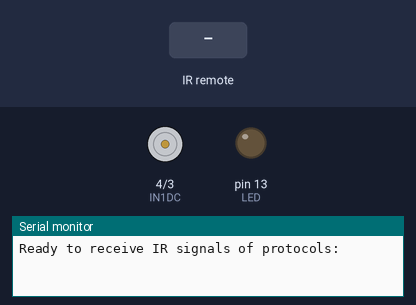
Simulated run of this sketch. Board: Arduino Uno, built with avr-gcc and run on an emulated ATmega328P. Parts: motor-driver pin pairs drawn as motors (green arrow = first pin HIGH = forward, orange = second pin HIGH = backward, longer = more drive, scaled by the enable pin), output pins drawn as LEDs (lit = HIGH), the last lines printed to the serial monitor. The test bench sets the inputs (shaded band).

Above: at 1.2 s.
1.3 s: infrared code 0x00 received
At 2.0 s:
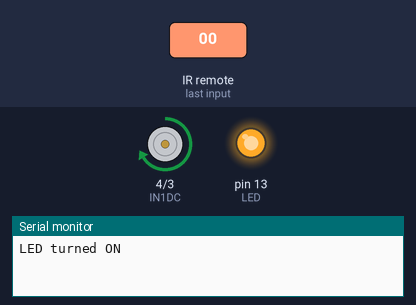
2.8 s: infrared code 0x01 received
At 3.2 s:
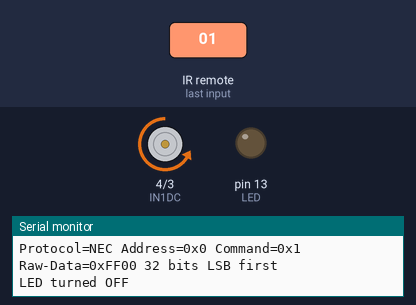
Timing chart, 0 to 5.8 s (numbered marks = the images above; inputs shaded):
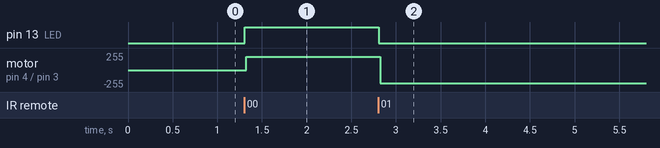

The sketch:

receiver_DC_direction.ino
```cpp
#include <IRremote.hpp>

#define LED 13
#define IR_RECEIVE_PIN 2
IRrecv receiver;

//Set up for DC
#define IN1DC 4
#define IN2DC 3
#define ENA 10
#define MAX_SPEED 255
#define MIN_SPEED 0
int dc_speed = 200;

void setup() {
    pinMode(LED, OUTPUT);

    Serial.begin(9600);

    pinMode(IN1DC, OUTPUT);
    pinMode(IN2DC, OUTPUT);
    pinMode(ENA, OUTPUT);

    receiver.begin(IR_RECEIVE_PIN);
    Serial.print(F("Ready to receive IR signals of protocols: "));
    printActiveIRProtocols(&Serial);
}

void loop() {
    if (receiver.decode()) {
        receiver.printIRResultShort(&Serial);

        if (receiver.decodedIRData.protocol == UNKNOWN) {
            Serial.println(F("Received noise or an unknown (or not yet enabled) protocol"));
        } else {
            if (receiver.decodedIRData.command == 0x00) {
                // Backwward
                digitalWrite(LED, HIGH);
                Serial.println(F("LED turned ON"));
                digitalWrite(IN1DC, HIGH);
                digitalWrite(IN2DC, LOW);
                analogWrite(ENA, dc_speed);
                delay(1000);
            } else if (receiver.decodedIRData.command == 0x01) {
                // Forward
                digitalWrite(LED, LOW);
                Serial.println(F("LED turned OFF"));
                digitalWrite(IN1DC, LOW);
                digitalWrite(IN2DC, HIGH);
                analogWrite(ENA, dc_speed);
                delay(1000);
            }
            // Serial.print("DC speed: ");
            // Serial.println(dc_speed);
        }
        receiver.resume();
    }
}
```

Measured:
- after the input at 1.3 s, pin 13 (LED): LOW → HIGH at once; motor on pin 4 (IN1DC) / pin 3 (IN2DC): stopped → forward 200/255 at once
- after the input at 2.8 s, pin 13 (LED): HIGH → LOW at once; motor on pin 4 (IN1DC) / pin 3 (IN2DC): forward 200/255 → backward 200/255 at once
